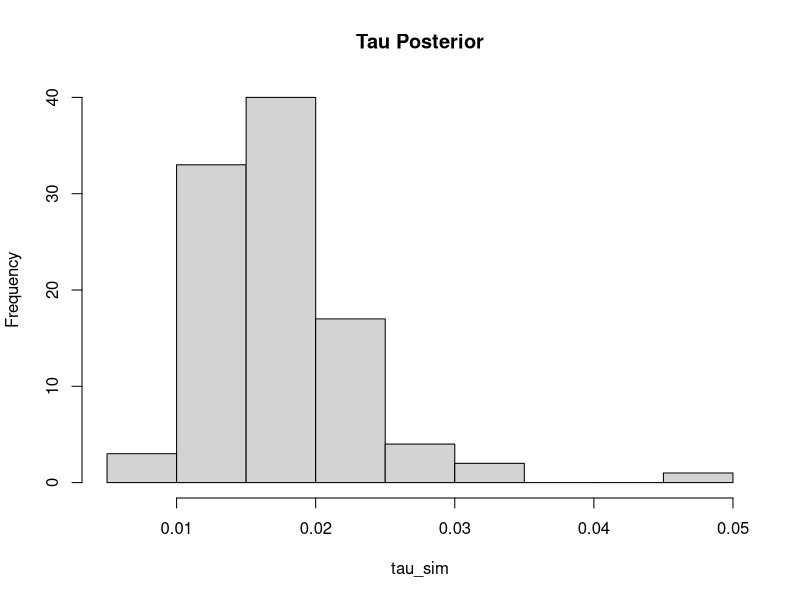
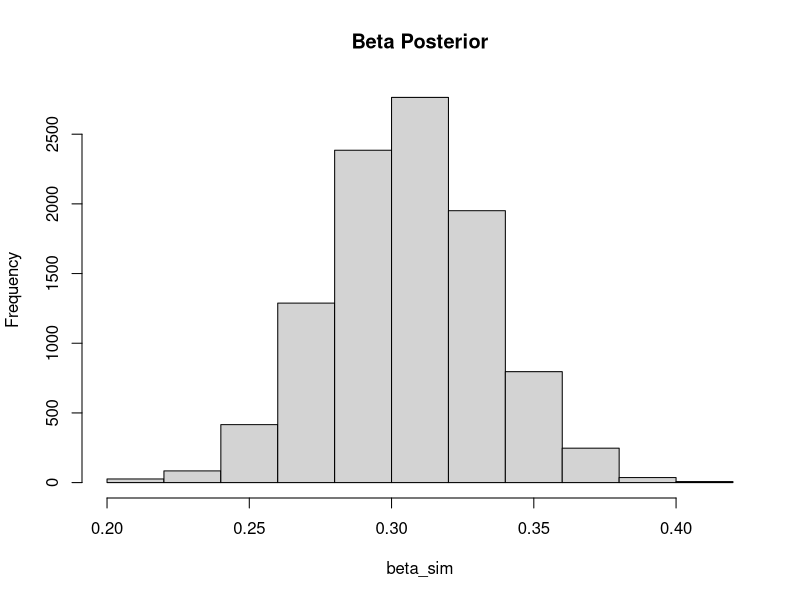
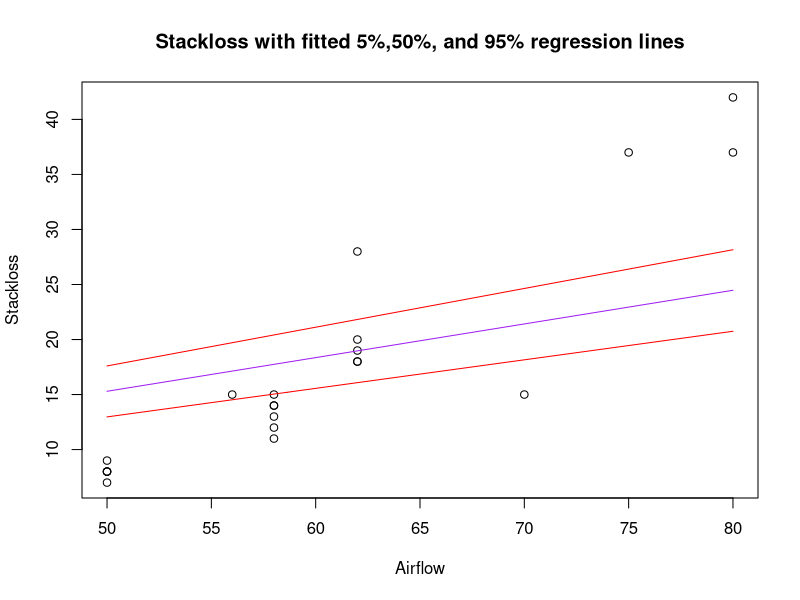
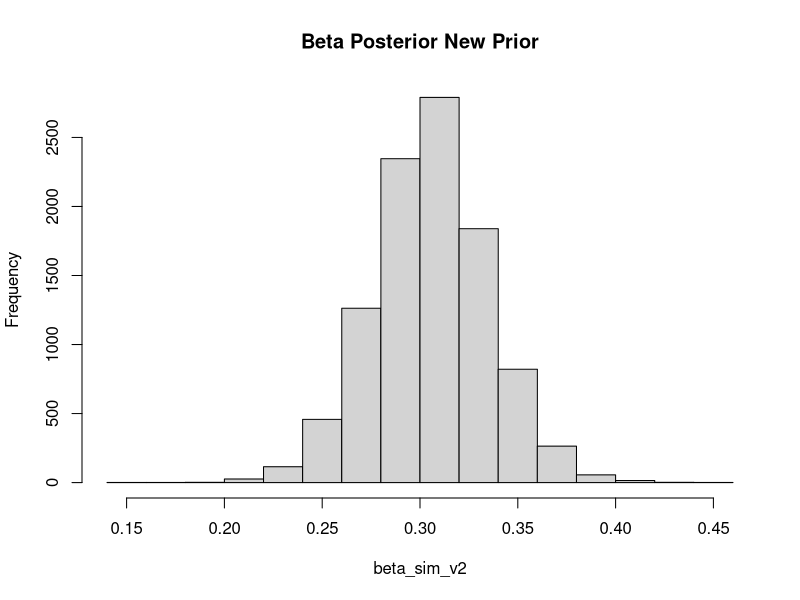
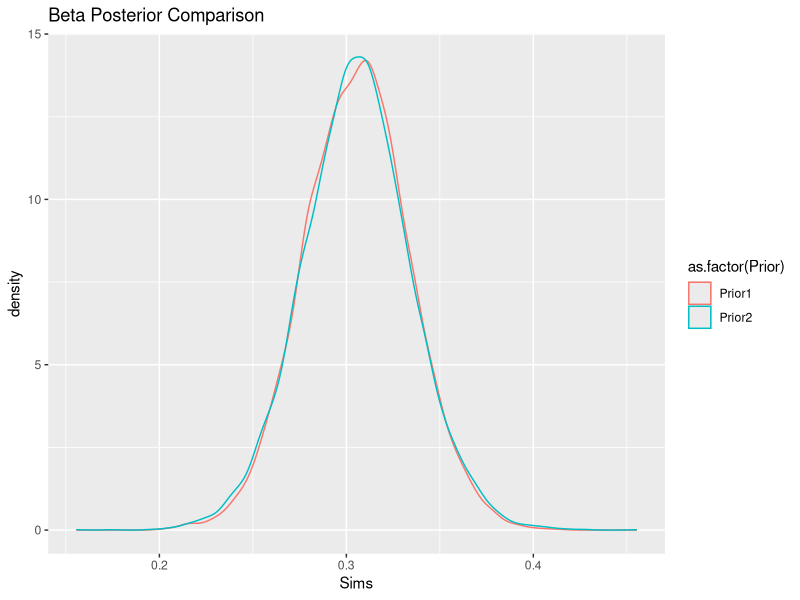
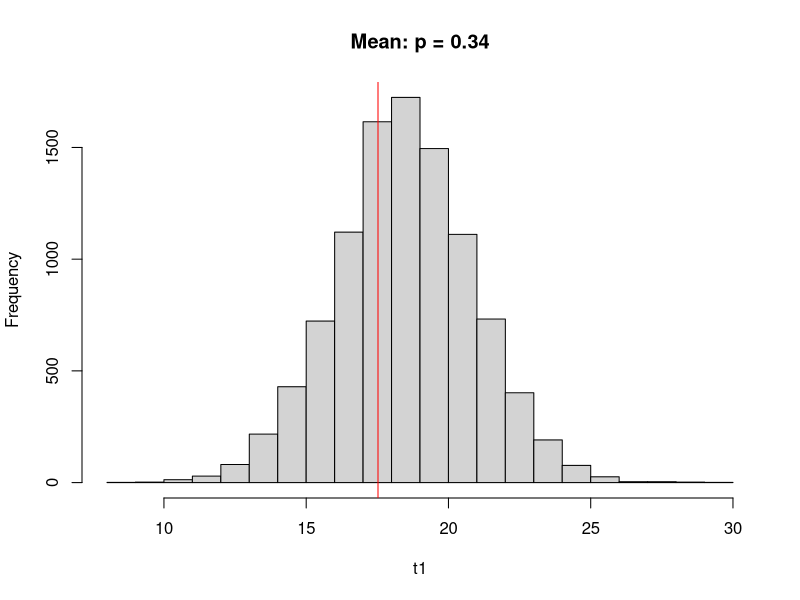
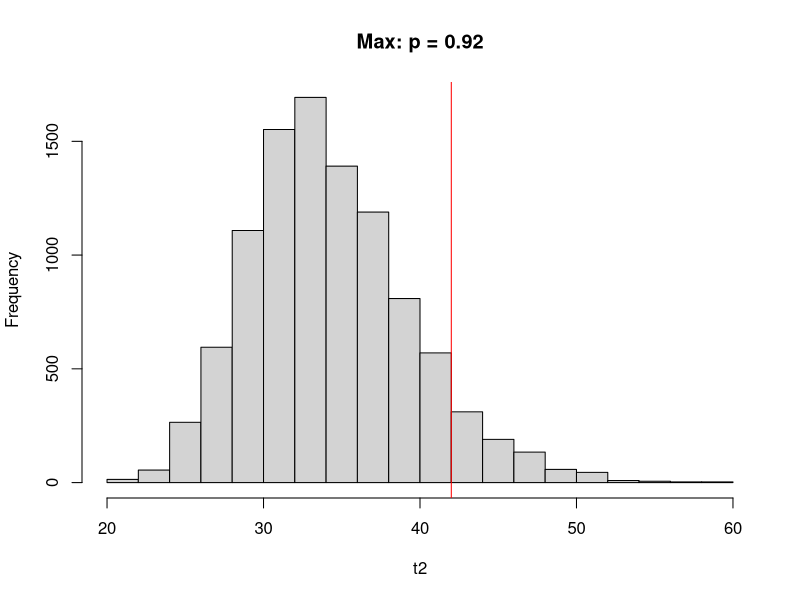
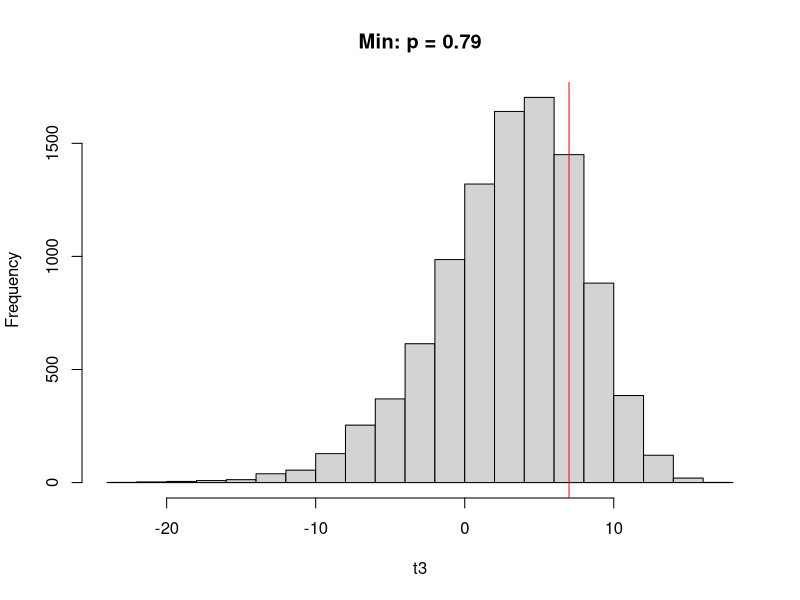

Source code (R) for these figures, in order:
## ---- chunk 1
knitr::opts_chunk$set(echo = TRUE)
library(foreach)
library(ggplot2)
## ---- chunk 2
data("stackloss")

mod1 <- lm(stack.loss ~ 0 + Air.Flow, data = stackloss)
x <- stackloss$Air.Flow
y <- stackloss$stack.loss

##delta_0 and gamma_0 values from matching moments
delta0 <- 0.0019
gamma0 <- 0.2
##mu = LSE
muhat <- sum(x*y)/sum(x^2)

##calculate parameters for p(tau|y)
tau_post <- function(x,y,mu,delta0,gamma0){
  alpha <- (delta0 + length(y))/2
  beta <- (mu^2+sum(y^2)+gamma0-((mu+sum(x*y))^2)/(sum(x^2)+1))/2
  return(c("alpha" = alpha, "beta" = beta))
}

tau_params <- tau_post(x,y,muhat,delta0,gamma0)
tau_mean <- tau_params[1]/tau_params[2]
##Posterior mean data variance
1/tau_mean
## simulate 100 values from gamma distribution
tau_sim <- rgamma(100,tau_params[1],tau_params[2])
hist(tau_sim, main = "Tau Posterior")

## Calculate parameters for p(beta|tau,y)
beta_cond_post <- function(x,y,muhat,tau){
  mu <- (muhat + sum(x*y))/((sum(x^2)+1))
  sigma2 <- 1/(tau*(sum(x^2)+1))
  return(c(mu,sigma2))
}

##for each value of tau, simulate 100 draws from conditional beta distribution
beta_sim <- foreach(i = 1:100, .combine = c) %do% {
  beta_params <- beta_cond_post(x,y,muhat,tau_sim[i])
  rnorm(100, beta_params[1],sqrt(beta_params[2]))
}

hist(beta_sim, main = "Beta Posterior")
##Mean
mean(beta_sim)
##Varience
var(beta_sim)
##Quantiles
quant <- quantile(beta_sim, c(0.05,0.25,0.5,0.75,0.95))
quant

xtemp <- seq(50,80,by = 0.1)
plot(y ~ x, xlab = "Airflow", ylab = "Stackloss", main = "Stackloss with fitted 5%,50%, and 95% regression lines")
lines(x = xtemp, y = quant[3]*xtemp,col = "purple")
lines(x = xtemp, y = quant[1]*xtemp,col = "red")
lines(x = xtemp, y = quant[5]*xtemp,col = "red")
## ---- chunk 3
tau_post <- function(x,y){
  alpha <- (length(y)-1)/2
  beta <- (sum(y^2) - (sum(x*y))^2/(sum(x^2)))/2
  return(c("alpha" = alpha, "beta" = beta))
}

tau_params <- tau_post(x,y)
tau_mean <- tau_params[1]/tau_params[2]

##Simulate tau from gamma
tau_sim_v2 <- rgamma(100,tau_params[1],tau_params[2])
quantile(tau_sim_v2, c(0.05,0.25,0.5,0.75,0.95))

beta_cond_post <- function(x,y,muhat,tau){
  mu <- (muhat + sum(x*y))/((sum(x^2)+1))
  sigma2 <- 1/(tau*(sum(x^2)+1))
  return(c(mu,sigma2))
}

##simulate beta from normal
beta_sim_v2 <- foreach(i = 1:100, .combine = c) %do% {
  beta_params <- beta_cond_post(x,y,muhat,tau_sim_v2[i])
  rnorm(100, beta_params[1],sqrt(beta_params[2]))
}
hist(beta_sim_v2, main = "Beta Posterior New Prior")
## ---- chunk 4
dat <- data.frame(Prior = rep(c("Prior1","Prior2"), each = 10000), Sims = c(beta_sim, beta_sim_v2))

ggplot(dat, aes(x = Sims, colour = as.factor(Prior)))+
  geom_density()+
  ggtitle("Beta Posterior Comparison")

## ---- chunk 5
## Use previous tau and beta simulations to produce yreps
yreps <- foreach(b = 1:10000, .combine = cbind) %do% {
    tCurr <- tau_sim[ceiling(b/100)]
    bCurr <- beta_sim[b]
    yrep <- rnorm(length(x),mean = bCurr*x, sd = sqrt(1/tCurr))
    yrep
}

library(matrixStats)
t1 <- colMeans(yreps)
d1 <- mean(y)
p1 <- length(t1[t1 <= d1])/length(t1)
t2 <- colMaxs(yreps)
d2 <- max(y)
p2 <- length(t2[t2 <= d2])/length(t2)
t3 <- colMins(yreps)
d3 <- min(y)
p3 <- length(t3[t3 <= d3])/length(t3)
t4 <- colSds(yreps)
d4 <- sd(y)
p4 <- length(t4[t4 <= d4])/length(t4)

hist(t1, main = paste0("Mean: p = ",round(p1,digits = 2)))
abline(v = d1, col = "red")
hist(t2, main = paste0("Max: p = ",round(p2,digits = 2)))
abline(v = d2, col = "red")
hist(t3, main = paste0("Min: p = ",round(p3,digits = 2)))
abline(v = d3, col = "red")
hist(t4, main = paste0("Sd: p = ",round(p4,digits = 2)))
abline(v = d4, col = "red")

